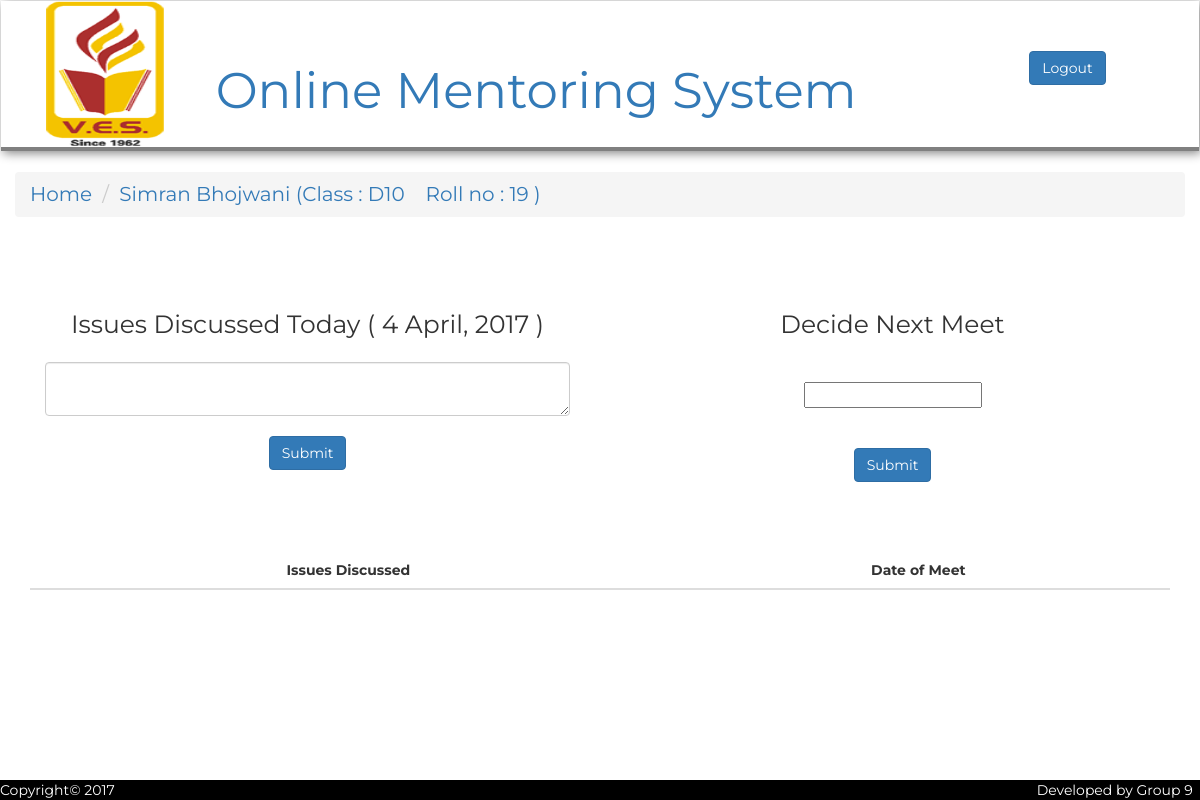
The app's page /html/profile.php?email=2015simran.bhojwani@ves.ac.in (signed in) with its own data.
### tables this page shows
CREATE TABLE `mentee` (
  `email` varchar(40) NOT NULL,
  `name` varchar(30) NOT NULL,
  `class` varchar(4) NOT NULL,
  `roll_no` int(100) NOT NULL,
  `mentor` varchar(30) DEFAULT NULL
);

### html/profile.php (the view, shortened to what this page needs)
<!DOCTYPE html>
<html lang="en">
<head>
	<link rel="stylesheet" href="../bootstrap/css/bootstrap.min.css">
	<link href="../css/header.css" rel="stylesheet">
	<link href="../css/profile.css" rel="stylesheet">
	<link rel="stylesheet" href="../css/footer.css">
	<link rel="stylesheet" href="//code.jquery.com/ui/1.12.1/themes/base/jquery-ui.css">
</head>
<body>
<?php require 'header.php';
    require '../php/dp.php';
     $res = mysqli_query($con,"select name,class,roll_no from mentee where email = '".$_GET['email']."'");
     $a = mysqli_fetch_assoc($res);
      $name = $a['name'];
      $clss = $a['class'];
      $roll = $a['roll_no'];
    ?>
<div class="container class_name">
	<ul class="breadcrumb">
	    <li><a href="mentorpage.php">Home</a></li>
	    <li><a href="studentprofile.php/email=<?php echo $_GET['email'] ?>"><?php echo $name." (Class : ".$clss." &nbsp&nbsp Roll no : ".$roll." )"; ?></a></li>
	</ul>
</div>
<div class="container issue">
	<div class="row">
		<div class="col-md-6">
			<div class="col-md-12 text_header">
				Issues Discussed Today ( <?php echo date("j F, Y"); ?> )
			</div>
			<div class="col-md-12 issuebox">
				<textarea maxlength="100" cols="30" class="form-control" class="textarea"></textarea>
			</div>
			<div class="btn_div">
				<button class="btn btn-default btn-primary" onclick="submit_issue()">Submit</button>
			</div>
		</div>
		<div class="col-md-6">
			<div class="col-md-12 text_header">
				Decide Next Meet
			</div>
			<div class="col-md-12 datebox">
				<input type="text" id="datepicker"  class="date">
			</div>
			<div class="btn_div">
				<button class="btn btn-default btn-primary" onclick="next_meet()">Submit</button>
			</div>
		</div>
	</div>
</div>
<div class="container table_container">
	<table class="table table-striped">
    <thead>
      <tr>
        <th>Issues Discussed</th>
		    <th>Date of Meet</th>
      </tr>
    </thead>
    </table>
</div>
<?php require'footer.php' ?>
</body>
</html>

### css/header.css (style rules this page uses)
body { font-family: 'Montserrat', sans-serif; }

### css/profile.css (style rules this page uses)
.class_name { font-size: 20px; margin: 20px 0px; width: 100%; }
.table,th { text-align: center; }
.text_header { text-align: center; font-size: 25px; }
.datebox { text-align: center; margin: 40px auto; }
.issue { margin: 70px auto; text-align: center; }
.issuebox { margin : 20px auto; }
.table_container { margin-bottom: 50px; }

### css/footer.css (style rules this page uses)
html,body { height: 100%; }

### records on screen
mentee: name "Simran Bhojwani", class "D10", roll_no "19"
